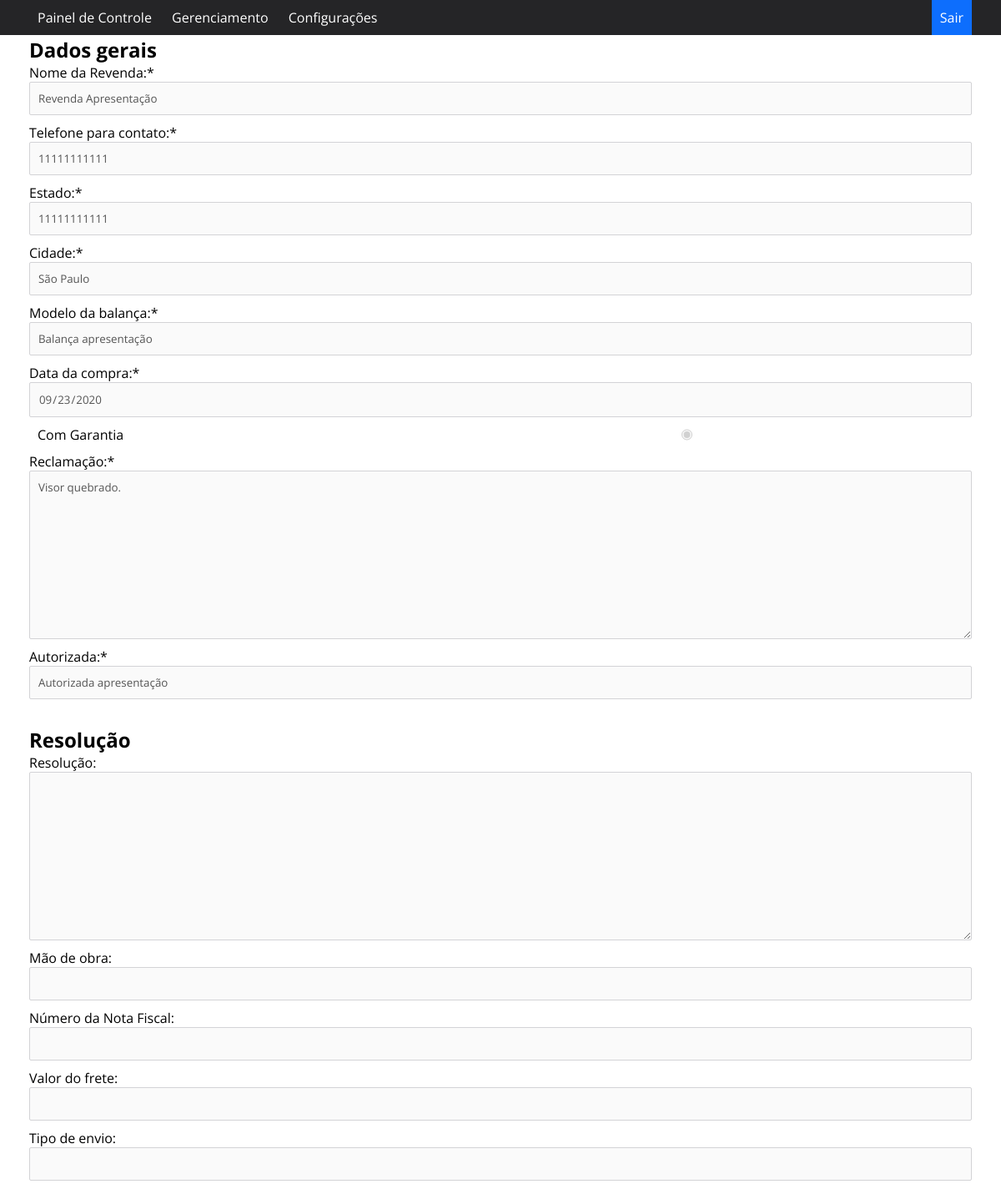
The app's page /verticket/2 (signed in) with its own data.
### app.py (models this page shows, shortened)
class Ticket(db.Model):
    id = db.Column('id', Integer, primary_key=True, autoincrement=True)
    status = db.Column('status', String(60), nullable=False)
    revenda = db.Column('revenda', String(255), nullable=False)
    reclamacao = db.Column('reclamacao', String(500), nullable=False)
    dataabertura = db.Column('dataabertura', String(500), nullable=False)
    datafechamento = db.Column('datafechamento', String(60))
    modelo = db.Column('modelo', String(255), nullable=False)
    datacompra = db.Column('datacompra', Date, nullable=False)
    garantia = db.Column('garantia', String(60), nullable=False)
    resolucao = db.Column('resolucao', String(255), nullable=False)
    telefone = db.Column('telefone', String(60), nullable=False)
    estado = db.Column('estado', String(255), nullable=False)
    cidade = db.Column('cidade', String(255), nullable=False)
    autorizada = db.Column('autorizada', String(255), nullable=False)
    maodeobra = db.Column('maodeobra', Integer)
    notafiscal = db.Column('notafiscal', String(60))
    frete = db.Column('frete', Integer)
    envio = db.Column('envio', String(60))
    feedback = db.Column('feedback', String(100), nullable=False)
    usuario = db.Column('usuario', String(255), nullable=False)

### app.py (the view)
@app.route('/verticket/<int:id>', methods=['GET', 'POST'])
def verticket(id):
    if esta_logado():
        ticket = Ticket.query.get(id)
        return render_template('verticket.html', ticket=ticket)
    else:
        return redirect(url_for('index'))

### app.py (called while the page is built)
def esta_logado():
    print(logado)
    if logado:
        return True
    else:
        return False

### templates/verticket.html
{% extends "template.html" %}
{% block conteudo %}
    <h1>Ticket {{ticket.id}}</h1>
    <h2>Dados gerais</h2>
    <form name="verticket" class="form">
            <div class="form-group">
                <label for="revenda" class="label">Nome da Revenda:*</label>
                <input type="text" name="revenda" class="form-control" disabled value="{{ticket.revenda}}">
            </div>
            <div class="form-group">
                <label for="telefone" class="label">Telefone para contato:*</label>
                <input type="text" class="form-control" disabled maxlength="11" minlength="10" placeholder="(xx) x xxxx-xxxx" name="telefone" onkeypress="if (!isNaN(String.fromCharCode(window.event.keyCode))) return true; else return false;" value="{{ticket.telefone}}">
            </div>
            <div class="form-group">
                <label for="uf" class="label">Estado:*</label>
                <input type="text" name="uf" class="form-control" disabled value="{{ticket.telefone}}">
            </div>
            <div class="form-group">
                <label for="cidade" class="label">Cidade:*</label>
                <input type="text" name="cidade" class="form-control" disabled value="{{ticket.cidade}}">
            </div>
            <div class="form-group">
                <label for="modelo" class="label">Modelo da balança:*</label>
                <input type="text" name="modelo" class="form-control" disabled value="{{ticket.modelo}}">
            </div>
            <div class="form-group">
                <label for="datacompra" class="label">Data da compra:*</label>
                <input type="date" name="datacompra" class="form-control" disabled value="{{ticket.datacompra}}">
            </div>
            <div class="radiobutton">
                <label for="datacompra" class="label">{{ticket.garantia}}</label>
                <input type="radio" name="garantia" value="Com Garantia" required disabled="" checked>
            </div>
            <div class="form-group">
                <label for="reclamacao" class="label">Reclamação:*</label>
                <textarea name="reclamacao" id="reclamacao" class="form-control" cols="100" rows="10" maxlength="500" disabled>{{ticket.reclamacao}}</textarea>
            </div>
            <div class="form-group">
                <label for="autorizada" class="label">Autorizada:*</label>
                <input type="text" name="autorizada" class="form-control" disabled value="{{ticket.autorizada}}">
            </div>
    <br>
    <h2>Resolução</h2>
    <div class="form-group">
        <label for="resolucao" class="label">Resolução:</label>
        <textarea name="resolucao" id="resolucao" class="form-control" cols="100" rows="10" maxlength="500" disabled>{{ticket.resolucao}}</textarea>
    </div>
            <div class="form-group">
                <label for="maodeobra" class="label">Mão de obra:</label>
                <input type="number" name="maodeobra" class="form-control" value="{{ticket.maodeobra}}" disabled>
            </div>
            <div class="form-group">
                <label for="notafiscal" class="label">Número da Nota Fiscal:</label>
                <input type="text" name="notafiscal" class="form-control" value="{{ticket.notafiscal}}" disabled>
            </div>
            <div class="form-group">
                <label for="frete" class="label">Valor do frete:</label>
                <input type="text" name="frete" class="form-control" value="{{ticket.frete}}" disabled>
            </div>
            <div class="form-group">
                <label for="envio" class="label">Tipo de envio:</label>
                <input type="text" name="envio" class="form-control" value="{{ticket.envio}}" disabled>
            </div>
    </form>
{% endblock %}

### static/estilo.css (style rules this page uses)
:root { --cor-hover: #0d6efd; --cor-fundo: rgb(37, 37, 39); --cor-kpi: #F7CB05; --cor-primaria: rgb(211, 211, 214); }
* { margin: 0 auto; padding: 0; box-sizing: border-box; font-family: 'Open Sans', sans-serif; }
h1 { max-width: 1130px; text-align: center; }
form div { display: flex; flex-direction: column; margin-bottom: 10px; }
.radiobutton { display: flex; flex-direction: row; margin-left: 10px; margin-bottom: 10px; }
.label { margin-left: 0px; }
.form-control { outline: unset; padding: 10px; width: 1130px; border: 1px solid var(--cor-primaria); border-radius: 2px; }

### records on screen
Ticket: revenda "Revenda Apresentação", telefone "11111111111", uf "11111111111", cidade "São Paulo", modelo "Balança apresentação", datacompra "09/23/2020", garantia "Com Garantia", reclamacao "Visor quebrado.", autorizada "Autorizada apresentação"
